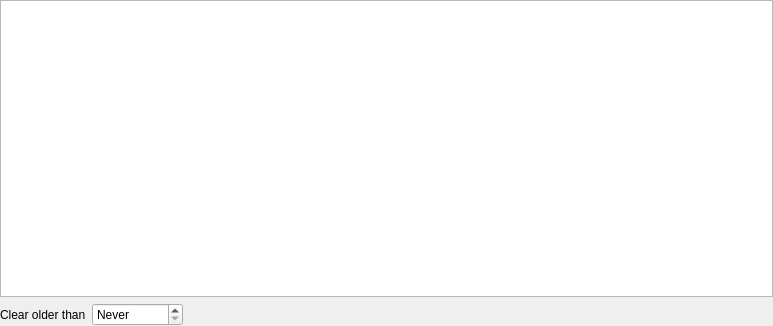
<?xml version="1.0" encoding="UTF-8"?>
<ui version="4.0">
 <class>AlertWidget</class>
 <widget class="QWidget" name="AlertWidget">
  <property name="geometry">
   <rect>
    <x>0</x>
    <y>0</y>
    <width>773</width>
    <height>326</height>
   </rect>
  </property>
  <property name="windowTitle">
   <string>Alerts</string>
  </property>
  <layout class="QVBoxLayout" name="verticalLayout">
   <property name="leftMargin">
    <number>0</number>
   </property>
   <property name="topMargin">
    <number>0</number>
   </property>
   <property name="rightMargin">
    <number>0</number>
   </property>
   <property name="bottomMargin">
    <number>0</number>
   </property>
   <item>
    <widget class="QTableView" name="alertTableView">
     <property name="focusPolicy">
      <enum>Qt::ClickFocus</enum>
     </property>
     <property name="contextMenuPolicy">
      <enum>Qt::ActionsContextMenu</enum>
     </property>
     <property name="editTriggers">
      <set>QAbstractItemView::NoEditTriggers</set>
     </property>
     <property name="tabKeyNavigation">
      <bool>false</bool>
     </property>
     <property name="showDropIndicator" stdset="0">
      <bool>false</bool>
     </property>
     <property name="dragDropOverwriteMode">
      <bool>false</bool>
     </property>
     <property name="alternatingRowColors">
      <bool>true</bool>
     </property>
     <property name="selectionMode">
      <enum>QAbstractItemView::SingleSelection</enum>
     </property>
     <property name="selectionBehavior">
      <enum>QAbstractItemView::SelectRows</enum>
     </property>
     <property name="verticalScrollMode">
      <enum>QAbstractItemView::ScrollPerPixel</enum>
     </property>
     <property name="horizontalScrollMode">
      <enum>QAbstractItemView::ScrollPerPixel</enum>
     </property>
     <attribute name="horizontalHeaderHighlightSections">
      <bool>false</bool>
     </attribute>
     <attribute name="horizontalHeaderStretchLastSection">
      <bool>true</bool>
     </attribute>
     <attribute name="verticalHeaderCascadingSectionResizes">
      <bool>true</bool>
     </attribute>
     <attribute name="verticalHeaderMinimumSectionSize">
      <number>20</number>
     </attribute>
     <attribute name="verticalHeaderDefaultSectionSize">
      <number>20</number>
     </attribute>
    </widget>
   </item>
   <item>
    <layout class="QHBoxLayout" name="horizontalLayout">
     <item>
      <widget class="QLabel" name="clearAlertOlderLabel">
       <property name="text">
        <string>Clear older than</string>
       </property>
      </widget>
     </item>
     <item>
      <widget class="QSpinBox" name="clearAlertOlderSpinBox">
       <property name="specialValueText">
        <string>Never</string>
       </property>
       <property name="suffix">
        <string> min(s)</string>
       </property>
       <property name="maximum">
        <number>9999</number>
       </property>
      </widget>
     </item>
     <item>
      <spacer name="horizontalSpacer">
       <property name="orientation">
        <enum>Qt::Horizontal</enum>
       </property>
       <property name="sizeHint" stdset="0">
        <size>
         <width>40</width>
         <height>20</height>
        </size>
       </property>
      </spacer>
     </item>
    </layout>
   </item>
  </layout>
  <action name="actionEditRules">
   <property name="text">
    <string>Edit Rules</string>
   </property>
  </action>
  <action name="actionColumnVisibility">
   <property name="text">
    <string>Column Visibility...</string>
   </property>
  </action>
  <action name="actionClear">
   <property name="text">
    <string>Clear</string>
   </property>
  </action>
 </widget>
 <resources/>
 <connections>
  <connection>
   <sender>alertTableView</sender>
   <signal>doubleClicked(QModelIndex)</signal>
   <receiver>AlertWidget</receiver>
   <slot>entryDoubleClicked(QModelIndex)</slot>
   <hints>
    <hint type="sourcelabel">
     <x>386</x>
     <y>147</y>
    </hint>
    <hint type="destinationlabel">
     <x>386</x>
     <y>162</y>
    </hint>
   </hints>
  </connection>
  <connection>
   <sender>clearAlertOlderSpinBox</sender>
   <signal>valueChanged(int)</signal>
   <receiver>AlertWidget</receiver>
   <slot>alertAgingChanged(int)</slot>
   <hints>
    <hint type="sourcelabel">
     <x>178</x>
     <y>302</y>
    </hint>
    <hint type="destinationlabel">
     <x>386</x>
     <y>162</y>
    </hint>
   </hints>
  </connection>
  <connection>
   <sender>actionEditRules</sender>
   <signal>triggered()</signal>
   <receiver>AlertWidget</receiver>
   <slot>showEditRules()</slot>
   <hints>
    <hint type="sourcelabel">
     <x>-1</x>
     <y>-1</y>
    </hint>
    <hint type="destinationlabel">
     <x>386</x>
     <y>162</y>
    </hint>
   </hints>
  </connection>
  <connection>
   <sender>actionColumnVisibility</sender>
   <signal>triggered()</signal>
   <receiver>AlertWidget</receiver>
   <slot>showColumnVisibility()</slot>
   <hints>
    <hint type="sourcelabel">
     <x>-1</x>
     <y>-1</y>
    </hint>
    <hint type="destinationlabel">
     <x>386</x>
     <y>162</y>
    </hint>
   </hints>
  </connection>
  <connection>
   <sender>actionClear</sender>
   <signal>triggered()</signal>
   <receiver>AlertWidget</receiver>
   <slot>clearAllAlerts()</slot>
   <hints>
    <hint type="sourcelabel">
     <x>-1</x>
     <y>-1</y>
    </hint>
    <hint type="destinationlabel">
     <x>386</x>
     <y>162</y>
    </hint>
   </hints>
  </connection>
 </connections>
 <slots>
  <slot>clearAllAlerts()</slot>
  <slot>entryDoubleClicked(QModelIndex)</slot>
  <slot>alertAgingChanged(int)</slot>
  <slot>showEditRules()</slot>
  <slot>showColumnVisibility()</slot>
 </slots>
</ui>
